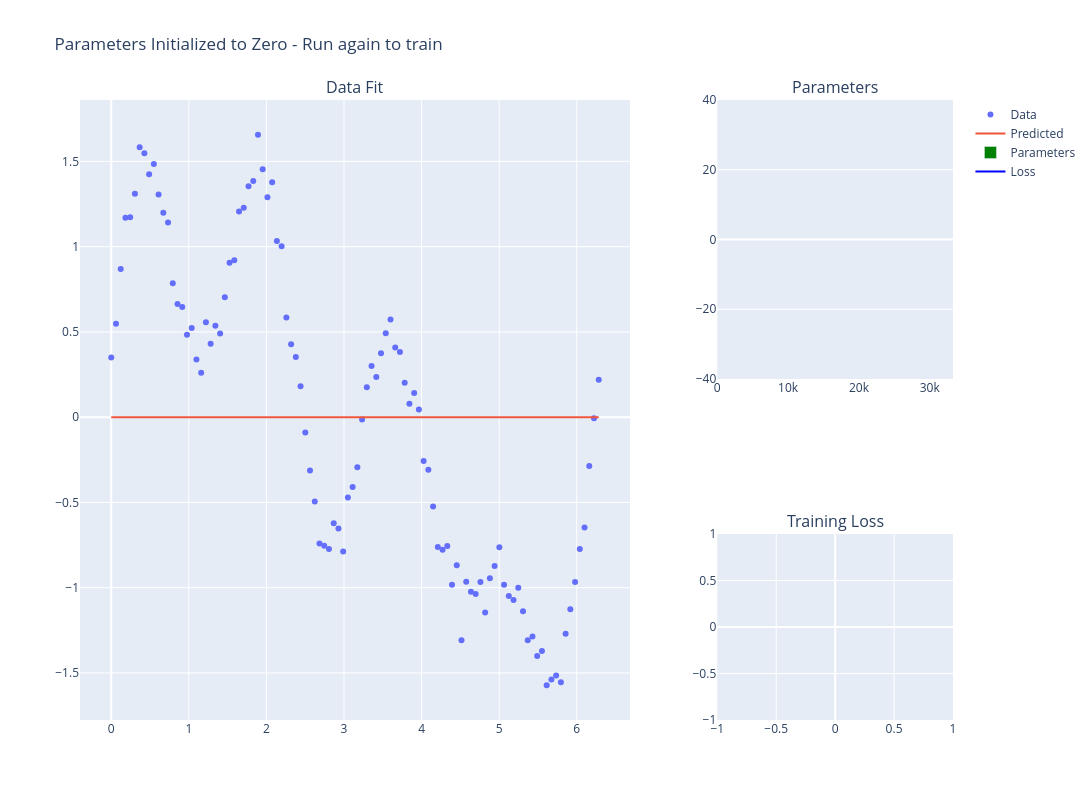

Source (notebook cell):
### Code cell
# Define a simple neural network 

import os

# Toggle state using an environment variable
state_file = '/tmp/nn0_toggle_state.txt'
if os.path.exists(state_file):
    with open(state_file, 'r') as f:
        current_state = int(f.read().strip())
else:
    current_state = 0

# Toggle to next state
next_state = 1 - current_state
with open(state_file, 'w') as f:
    f.write(str(next_state))

class SimpleNet(nn.Module):
    def __init__(self):
        super(SimpleNet, self).__init__()
        self.fc1 = nn.Linear(1, 12)  # 12 neurons in the hidden layer
        self.fc2 = nn.Linear(12, 1)

    def forward(self, x):
        x = torch.sigmoid(self.fc1(x))
        return self.fc2(x)


if current_state == 0:
    # STATE 0: Show all parameters as zero
    with torch.no_grad():
        for param in model.parameters():
            param.zero_()
    
    # Create visualization with zero parameters
    trace_data = go.Scatter(x=x, y=y, mode='markers', name='Data')
    trace_fit = go.Scatter(
        x=x,
        y=model(x_normalized).detach().numpy().flatten(),
        mode='lines',
        name='Predicted'
    )
    
    parameter_values = flatten_tensors(list(model.parameters()))
    colors = ['red' if val < 0 else 'green' for val in parameter_values]
    trace_parameters = go.Bar(
        x=list(range(len(parameter_values))), 
        y=parameter_values,
        name='Parameters',
        marker_color=colors
    )
    
    trace_loss = go.Scatter(
        x=[0],
        y=[0],
        mode='lines',
        name='Loss',
        line=dict(color='blue')
    )
    
    fig = make_subplots(
        rows=2, cols=2, 
        column_widths=[0.7, 0.3],
        row_heights=[0.6, 0.4],
        subplot_titles=('Data Fit', 'Parameters', 'Training Loss'),
        specs=[[{"rowspan": 2}, {}],
               [None, {}]]
    )
    
    fig.add_trace(trace_data, row=1, col=1)
    fig.add_trace(trace_fit, row=1, col=1)
    fig.add_trace(trace_parameters, row=1, col=2)
    fig.add_trace(trace_loss, row=2, col=2)
    
    fig.update_yaxes(range=[-40, 40], row=1, col=2)
    fig.update_xaxes(row=1, col=1)
    fig.update_xaxes(row=1, col=2)
    fig.update_xaxes(row=2, col=2)
    fig.update_yaxes(row=1, col=1)
    fig.update_yaxes(row=1, col=2)
    fig.update_yaxes(range=[0, None], row=2, col=2)
    
    fig.update_layout(
        title='Parameters Initialized to Zero - Run again to train', 
        width=1400, 
        height=800,
        showlegend=True
    )
    
    fig.show()

else:
    # STATE 1: Perform gradient descent
    # Create a fresh model for training

    # Create the model, loss function, and an optimizer with learning rate
    model = SimpleNet()
    criterion = nn.MSELoss()
    optimizer = optim.Adam(model.parameters(), lr=0.003)

    # Creating a scatter plot of the data and a line plot for the model's predictions
    trace_data = go.Scatter(x=x, y=y, mode='markers', name='Data')
    trace_fit = go.Scatter(x=x, y=model(x_normalized).detach().numpy().flatten(), mode='lines', name='Fit')

    num_epochs = 20000
    losses = []
    for epoch in range(num_epochs):
        optimizer.zero_grad()  # Reset gradients
        outputs = model(x_normalized)
        loss = criterion(outputs, y_tensor)
        loss.backward()  # Compute gradients
        optimizer.step()  # Update weights
        
        losses.append(loss.item())

        if epoch == 0 or (epoch+1) % 50 == 0:  # Updating 
            # Clear the previous figure
            clear_output(wait=True)
            
            # Update trace with the current model prediction
            trace_fit_updated = go.Scatter(
                x=x,
                y=model(x_normalized).detach().numpy().flatten(),
                mode='lines',
                name='Predicted'
            )
            
            # Create a bar trace for the parameter values (now vertical orientation)
            parameter_values = flatten_tensors(list(model.parameters()))
            colors = ['red' if val < 0 else 'green' for val in parameter_values]
            trace_parameters = go.Bar(
                x=list(range(len(parameter_values))), 
                y=parameter_values,
                name='Parameters',
                marker_color=colors
                # Removed orientation='h' to make it vertical
            )
            
            # Create a loss trace
            trace_loss = go.Scatter(
                x=list(range(len(losses))),
                y=losses,
                mode='lines',
                name='Loss',
                line=dict(color='blue')
            )
            
            # Create subplots with 2 rows and 2 columns
            fig = make_subplots(
                rows=2, cols=2, 
                column_widths=[0.7, 0.3],
                row_heights=[0.6, 0.4],
                subplot_titles=('Data Fit', 'Parameters', 'Training Loss'),
                specs=[[{"rowspan": 2}, {}],
                    [None, {}]]
            )
            
            # Add the line plot traces to the first column (spans both rows)
            fig.add_trace(trace_data, row=1, col=1)
            fig.add_trace(trace_fit_updated, row=1, col=1)
            
            # Add the parameter bar graph to the top right
            fig.add_trace(trace_parameters, row=1, col=2)
            
            # Add the loss plot to the bottom right
            fig.add_trace(trace_loss, row=2, col=2)

            # Set the y-axis range for the parameter graph
            fig.update_yaxes(range=[-40, 40], row=1, col=2)
            
            # Update x-axis labels
            fig.update_xaxes(title_text="x", row=1, col=1)
            fig.update_xaxes(title_text="Parameter Index", row=1, col=2)
            fig.update_xaxes(title_text="Epoch", row=2, col=2)
            
            # Update y-axis labels
            fig.update_yaxes(title_text="y", row=1, col=1)
            fig.update_yaxes(title_text="Parameter Value", row=1, col=2)
            fig.update_yaxes(title_text="Loss", range=[0, None], row=2, col=2)

            # Update layout with the new title
            fig.update_layout(
                title=f'Epoch {epoch+1}/{num_epochs}, Loss: {loss.item():.4f}', 
                width=1400, 
                height=800,
                showlegend=True
            )
            
            # Show updated plot
            fig.show()

### Figure 1 — Plotly figure (JSON) as saved in the notebook; plotly's stock layout.template omitted (floating-point values rounded to 4 significant figures; data arrays with more than 128 entries replaced by an {"elided": "..."} marker saying what was removed)
{"data": [{"mode": "markers", "name": "Data", "type": "scatter", "x": [0.0, 0.061, 0.122, 0.183, 0.244, 0.305, 0.366, 0.427, 0.488, 0.549, 0.61, 0.671, 0.732, 0.793, 0.854, 0.915, 0.976, 1.037, 1.098, 1.159, 1.22, 1.281, 1.342, 1.403, 1.464, 1.525, 1.586, 1.647, 1.708, 1.769, 1.83, 1.891, 1.952, 2.013, 2.074, 2.135, 2.196, 2.257, 2.318, 2.379, 2.44, 2.501, 2.562, 2.623, 2.684, 2.745, 2.806, 2.867, 2.928, 2.989, 3.05, 3.111, 3.172, 3.233, 3.294, 3.355, 3.416, 3.477, 3.538, 3.599, 3.66, 3.721, 3.782, 3.843, 3.904, 3.965, 4.026, 4.087, 4.148, 4.209, 4.27, 4.331, 4.392, 4.453, 4.514, 4.575, 4.636, 4.697, 4.758, 4.819, 4.88, 4.941, 5.002, 5.063, 5.124, 5.185, 5.246, 5.307, 5.368, 5.429, 5.49, 5.551, 5.612, 5.673, 5.734, 5.795, 5.856, 5.917, 5.978, 6.039, 6.1, 6.161, 6.222, 6.283], "xaxis": "x", "y": [0.3497, 0.5479, 0.8687, 1.17, 1.173, 1.31, 1.583, 1.548, 1.425, 1.485, 1.306, 1.199, 1.141, 0.7859, 0.6631, 0.6456, 0.4835, 0.5235, 0.3389, 0.2604, 0.5562, 0.4305, 0.5359, 0.4904, 0.7029, 0.9055, 0.9198, 1.207, 1.228, 1.354, 1.386, 1.656, 1.454, 1.291, 1.377, 1.033, 1.002, 0.5841, 0.4283, 0.3532, 0.1813, -0.0899, -0.3122, -0.4952, -0.7415, -0.7536, -0.7725, -0.6222, -0.6537, -0.7874, -0.4707, -0.4103, -0.2934, -0.01325, 0.1759, 0.3001, 0.2362, 0.3747, 0.4915, 0.573, 0.408, 0.3822, 0.2026, 0.07816, 0.1419, 0.04443, -0.2574, -0.3083, -0.5233, -0.7609, -0.778, -0.7553, -0.983, -0.8684, -1.309, -0.9659, -1.025, -1.037, -0.9673, -1.145, -0.9442, -0.8736, -0.7636, -0.9826, -1.049, -1.073, -1.0, -1.138, -1.308, -1.286, -1.401, -1.371, -1.572, -1.539, -1.516, -1.554, -1.27, -1.126, -0.9668, -0.7733, -0.6476, -0.2858, -0.006051, 0.2198], "yaxis": "y"}, {"mode": "lines", "name": "Predicted", "type": "scatter", "x": [0.0, 0.061, 0.122, 0.183, 0.244, 0.305, 0.366, 0.427, 0.488, 0.549, 0.61, 0.671, 0.732, 0.793, 0.854, 0.915, 0.976, 1.037, 1.098, 1.159, 1.22, 1.281, 1.342, 1.403, 1.464, 1.525, 1.586, 1.647, 1.708, 1.769, 1.83, 1.891, 1.952, 2.013, 2.074, 2.135, 2.196, 2.257, 2.318, 2.379, 2.44, 2.501, 2.562, 2.623, 2.684, 2.745, 2.806, 2.867, 2.928, 2.989, 3.05, 3.111, 3.172, 3.233, 3.294, 3.355, 3.416, 3.477, 3.538, 3.599, 3.66, 3.721, 3.782, 3.843, 3.904, 3.965, 4.026, 4.087, 4.148, 4.209, 4.27, 4.331, 4.392, 4.453, 4.514, 4.575, 4.636, 4.697, 4.758, 4.819, 4.88, 4.941, 5.002, 5.063, 5.124, 5.185, 5.246, 5.307, 5.368, 5.429, 5.49, 5.551, 5.612, 5.673, 5.734, 5.795, 5.856, 5.917, 5.978, 6.039, 6.1, 6.161, 6.222, 6.283], "xaxis": "x", "y": [0.0, 0.0, 0.0, 0.0, 0.0, 0.0, 0.0, 0.0, 0.0, 0.0, 0.0, 0.0, 0.0, 0.0, 0.0, 0.0, 0.0, 0.0, 0.0, 0.0, 0.0, 0.0, 0.0, 0.0, 0.0, 0.0, 0.0, 0.0, 0.0, 0.0, 0.0, 0.0, 0.0, 0.0, 0.0, 0.0, 0.0, 0.0, 0.0, 0.0, 0.0, 0.0, 0.0, 0.0, 0.0, 0.0, 0.0, 0.0, 0.0, 0.0, 0.0, 0.0, 0.0, 0.0, 0.0, 0.0, 0.0, 0.0, 0.0, 0.0, 0.0, 0.0, 0.0, 0.0, 0.0, 0.0, 0.0, 0.0, 0.0, 0.0, 0.0, 0.0, 0.0, 0.0, 0.0, 0.0, 0.0, 0.0, 0.0, 0.0, 0.0, 0.0, 0.0, 0.0, 0.0, 0.0, 0.0, 0.0, 0.0, 0.0, 0.0, 0.0, 0.0, 0.0, 0.0, 0.0, 0.0, 0.0, 0.0, 0.0, 0.0, 0.0, 0.0, 0.0], "yaxis": "y"}, {"marker": {"color": {"elided": "33281 str values"}}, "name": "Parameters", "type": "bar", "x": {"elided": "33281 int values"}, "xaxis": "x2", "y": {"elided": "33281 int values"}, "yaxis": "y2"}, {"line": {"color": "blue"}, "mode": "lines", "name": "Loss", "type": "scatter", "x": [0], "xaxis": "x3", "y": [0], "yaxis": "y3"}], "layout": {"annotations": [{"font": {"size": 16}, "showarrow": false, "text": "Data Fit", "x": 0.315, "xanchor": "center", "xref": "paper", "y": 1, "yanchor": "bottom", "yref": "paper"}, {"font": {"size": 16}, "showarrow": false, "text": "Parameters", "x": 0.865, "xanchor": "center", "xref": "paper", "y": 1, "yanchor": "bottom", "yref": "paper"}, {"font": {"size": 16}, "showarrow": false, "text": "Training Loss", "x": 0.865, "xanchor": "center", "xref": "paper", "y": 0.3, "yanchor": "bottom", "yref": "paper"}], "height": 800, "showlegend": true, "title": {"text": "Parameters Initialized to Zero - Run again to train"}, "width": 1400, "xaxis": {"anchor": "y", "domain": [0, 0.63]}, "xaxis2": {"anchor": "y2", "domain": [0.73, 1]}, "xaxis3": {"anchor": "y3", "domain": [0.73, 1]}, "yaxis": {"anchor": "x", "domain": [0, 1]}, "yaxis2": {"anchor": "x2", "domain": [0.55, 1], "range": [-40, 40]}, "yaxis3": {"anchor": "x3", "domain": [0, 0.3], "range": [0, null]}}}
